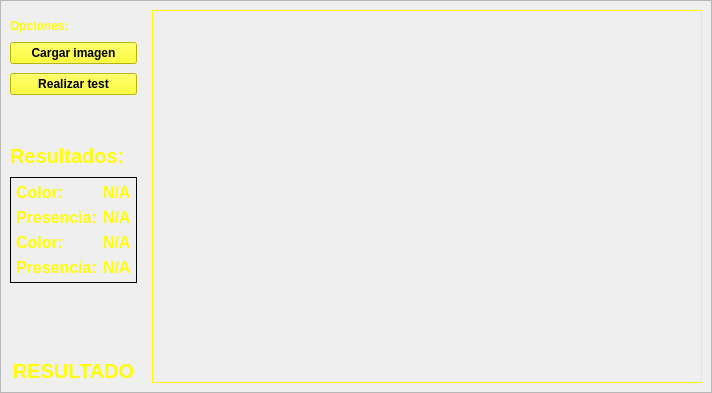
      <widget class="QWidget" name="tab_5">
       <attribute name="title">
        <string>TEST</string>
       </attribute>
       <layout class="QGridLayout" name="gridLayout_11">
        <property name="leftMargin">
         <number>0</number>
        </property>
        <property name="topMargin">
         <number>0</number>
        </property>
        <property name="rightMargin">
         <number>0</number>
        </property>
        <property name="bottomMargin">
         <number>0</number>
        </property>
        <property name="spacing">
         <number>0</number>
        </property>
        <item row="0" column="0">
         <widget class="QFrame" name="frame_5">
          <property name="frameShape">
           <enum>QFrame::StyledPanel</enum>
          </property>
          <property name="frameShadow">
           <enum>QFrame::Raised</enum>
          </property>
          <layout class="QGridLayout" name="gridLayout_10">
           <property name="horizontalSpacing">
            <number>15</number>
           </property>
           <property name="verticalSpacing">
            <number>9</number>
           </property>
           <item row="2" column="0">
            <widget class="QPushButton" name="cargarImagenTest">
             <property name="font">
              <font>
               <pointsize>9</pointsize>
               <weight>75</weight>
               <bold>true</bold>
              </font>
             </property>
             <property name="styleSheet">
              <string notr="true">
background-color: rgb(255, 255, 0);</string>
             </property>
             <property name="text">
              <string>Cargar imagen</string>
             </property>
            </widget>
           </item>
           <item row="11" column="0">
            <widget class="QLabel" name="resultadoGeneralLabel">
             <property name="font">
              <font>
               <pointsize>15</pointsize>
               <weight>75</weight>
               <bold>true</bold>
              </font>
             </property>
             <property name="styleSheet">
              <string notr="true">color: rgb(255, 255, 0);
background-color: qlineargradient(spread:pad, x1:1, y1:1, x2:1, y2:1, stop:0 rgba(0, 0, 0, 0), stop:1 rgba(255, 255, 255, 255));</string>
             </property>
             <property name="text">
              <string>RESULTADO</string>
             </property>
             <property name="alignment">
              <set>Qt::AlignCenter</set>
             </property>
            </widget>
           </item>
           <item row="0" column="1" rowspan="12">
            <widget class="QLabel" name="imagenTestLabel">
             <property name="minimumSize">
              <size>
               <width>550</width>
               <height>0</height>
              </size>
             </property>
             <property name="palette">
              <palette>
               <active>
                <colorrole role="WindowText">
                 <brush brushstyle="SolidPattern">
                  <color alpha="255">
                   <red>255</red>
                   <green>255</green>
                   <blue>0</blue>
                  </color>
                 </brush>
                </colorrole>
                <colorrole role="Button">
                 <brush brushstyle="LinearGradientPattern">
                  <gradient startx="0.000000000000000" starty="0.000000000000000" endx="1.000000000000000" endy="1.000000000000000" type="LinearGradient" spread="PadSpread" coordinatemode="ObjectBoundingMode">
                   <gradientstop position="0.000000000000000">
                    <color alpha="255">
                     <red>0</red>
                     <green>0</green>
                     <blue>0</blue>
                    </color>
                   </gradientstop>
                   <gradientstop position="1.000000000000000">
                    <color alpha="255">
                     <red>111</red>
                     <green>111</green>
                     <blue>111</blue>
                    </color>
                   </gradientstop>
                  </gradient>
                 </brush>
                </colorrole>
                <colorrole role="Base">
                 <brush brushstyle="LinearGradientPattern">
                  <gradient startx="0.000000000000000" starty="0.000000000000000" endx="1.000000000000000" endy="1.000000000000000" type="LinearGradient" spread="PadSpread" coordinatemode="ObjectBoundingMode">
                   <gradientstop position="0.000000000000000">
                    <color alpha="255">
                     <red>0</red>
                     <green>0</green>
                     <blue>0</blue>
                    </color>
                   </gradientstop>
                   <gradientstop position="1.000000000000000">
                    <color alpha="255">
                     <red>111</red>
                     <green>111</green>
                     <blue>111</blue>
                    </color>
                   </gradientstop>
                  </gradient>
                 </brush>
                </colorrole>
                <colorrole role="Window">
                 <brush brushstyle="LinearGradientPattern">
                  <gradient startx="0.000000000000000" starty="0.000000000000000" endx="1.000000000000000" endy="1.000000000000000" type="LinearGradient" spread="PadSpread" coordinatemode="ObjectBoundingMode">
                   <gradientstop position="0.000000000000000">
                    <color alpha="255">
                     <red>0</red>
                     <green>0</green>
                     <blue>0</blue>
                    </color>
                   </gradientstop>
                   <gradientstop position="1.000000000000000">
                    <color alpha="255">
                     <red>111</red>
                     <green>111</green>
                     <blue>111</blue>
                    </color>
                   </gradientstop>
                  </gradient>
                 </brush>
                </colorrole>
               </active>
               <inactive>
                <colorrole role="WindowText">
                 <brush brushstyle="SolidPattern">
                  <color alpha="255">
                   <red>255</red>
                   <green>255</green>
                   <blue>0</blue>
                  </color>
                 </brush>
                </colorrole>
                <colorrole role="Button">
                 <brush brushstyle="LinearGradientPattern">
                  <gradient startx="0.000000000000000" starty="0.000000000000000" endx="1.000000000000000" endy="1.000000000000000" type="LinearGradient" spread="PadSpread" coordinatemode="ObjectBoundingMode">
                   <gradientstop position="0.000000000000000">
                    <color alpha="255">
                     <red>0</red>
                     <green>0</green>
                     <blue>0</blue>
                    </color>
                   </gradientstop>
                   <gradientstop position="1.000000000000000">
                    <color alpha="255">
                     <red>111</red>
                     <green>111</green>
                     <blue>111</blue>
                    </color>
                   </gradientstop>
                  </gradient>
                 </brush>
                </colorrole>
                <colorrole role="Base">
                 <brush brushstyle="LinearGradientPattern">
                  <gradient startx="0.000000000000000" starty="0.000000000000000" endx="1.000000000000000" endy="1.000000000000000" type="LinearGradient" spread="PadSpread" coordinatemode="ObjectBoundingMode">
                   <gradientstop position="0.000000000000000">
                    <color alpha="255">
                     <red>0</red>
                     <green>0</green>
                     <blue>0</blue>
                    </color>
                   </gradientstop>
                   <gradientstop position="1.000000000000000">
                    <color alpha="255">
                     <red>111</red>
                     <green>111</green>
                     <blue>111</blue>
                    </color>
                   </gradientstop>
                  </gradient>
                 </brush>
                </colorrole>
                <colorrole role="Window">
                 <brush brushstyle="LinearGradientPattern">
                  <gradient startx="0.000000000000000" starty="0.000000000000000" endx="1.000000000000000" endy="1.000000000000000" type="LinearGradient" spread="PadSpread" coordinatemode="ObjectBoundingMode">
                   <gradientstop position="0.000000000000000">
                    <color alpha="255">
                     <red>0</red>
                     <green>0</green>
                     <blue>0</blue>
                    </color>
                   </gradientstop>
                   <gradientstop position="1.000000000000000">
                    <color alpha="255">
                     <red>111</red>
                     <green>111</green>
                     <blue>111</blue>
                    </color>
                   </gradientstop>
                  </gradient>
                 </brush>
                </colorrole>
               </inactive>
               <disabled>
                <colorrole role="WindowText">
                 <brush brushstyle="SolidPattern">
                  <color alpha="255">
                   <red>120</red>
                   <green>120</green>
                   <blue>120</blue>
                  </color>
                 </brush>
                </colorrole>
                <colorrole role="Button">
                 <brush brushstyle="LinearGradientPattern">
                  <gradient startx="0.000000000000000" starty="0.000000000000000" endx="1.000000000000000" endy="1.000000000000000" type="LinearGradient" spread="PadSpread" coordinatemode="ObjectBoundingMode">
                   <gradientstop position="0.000000000000000">
                    <color alpha="255">
                     <red>0</red>
                     <green>0</green>
                     <blue>0</blue>
                    </color>
                   </gradientstop>
                   <gradientstop position="1.000000000000000">
                    <color alpha="255">
                     <red>111</red>
                     <green>111</green>
                     <blue>111</blue>
                    </color>
                   </gradientstop>
                  </gradient>
                 </brush>
                </colorrole>
                <colorrole role="Base">
                 <brush brushstyle="LinearGradientPattern">
                  <gradient startx="0.000000000000000" starty="0.000000000000000" endx="1.000000000000000" endy="1.000000000000000" type="LinearGradient" spread="PadSpread" coordinatemode="ObjectBoundingMode">
                   <gradientstop position="0.000000000000000">
                    <color alpha="255">
                     <red>0</red>
                     <green>0</green>
                     <blue>0</blue>
                    </color>
                   </gradientstop>
                   <gradientstop position="1.000000000000000">
                    <color alpha="255">
                     <red>111</red>
                     <green>111</green>
                     <blue>111</blue>
                    </color>
                   </gradientstop>
                  </gradient>
                 </brush>
                </colorrole>
                <colorrole role="Window">
                 <brush brushstyle="LinearGradientPattern">
                  <gradient startx="0.000000000000000" starty="0.000000000000000" endx="1.000000000000000" endy="1.000000000000000" type="LinearGradient" spread="PadSpread" coordinatemode="ObjectBoundingMode">
                   <gradientstop position="0.000000000000000">
                    <color alpha="255">
                     <red>0</red>
                     <green>0</green>
                     <blue>0</blue>
                    </color>
                   </gradientstop>
                   <gradientstop position="1.000000000000000">
                    <color alpha="255">
                     <red>111</red>
                     <green>111</green>
                     <blue>111</blue>
                    </color>
                   </gradientstop>
                  </gradient>
                 </brush>
                </colorrole>
               </disabled>
              </palette>
             </property>
             <property name="frameShape">
              <enum>QFrame::Box</enum>
             </property>
             <property name="text">
              <string/>
             </property>
             <property name="scaledContents">
              <bool>true</bool>
             </property>
            </widget>
           </item>
           <item row="3" column="0">
            <widget class="QPushButton" name="realizarTestButton">
             <property name="font">
              <font>
               <pointsize>9</pointsize>
               <weight>75</weight>
               <bold>true</bold>
              </font>
             </property>
             <property name="styleSheet">
              <string notr="true">
background-color: rgb(255, 255, 0);</string>
             </property>
             <property name="text">
              <string>Realizar test</string>
             </property>
            </widget>
           </item>
           <item row="10" column="0">
            <spacer name="verticalSpacer_6">
             <property name="orientation">
              <enum>Qt::Vertical</enum>
             </property>
             <property name="sizeHint" stdset="0">
              <size>
               <width>20</width>
               <height>40</height>
              </size>
             </property>
            </spacer>
           </item>
           <item row="1" column="0">
            <widget class="QLabel" name="label_11">
             <property name="font">
              <font>
               <pointsize>9</pointsize>
               <weight>75</weight>
               <bold>true</bold>
              </font>
             </property>
             <property name="styleSheet">
              <string notr="true">color: rgb(255, 255, 0);
background-color: qlineargradient(spread:pad, x1:1, y1:1, x2:1, y2:1, stop:0 rgba(0, 0, 0, 0), stop:1 rgba(255, 255, 255, 255));</string>
             </property>
             <property name="text">
              <string>Opciones:</string>
             </property>
            </widget>
           </item>
           <item row="4" column="0">
            <spacer name="verticalSpacer_7">
             <property name="orientation">
              <enum>Qt::Vertical</enum>
             </property>
             <property name="sizeType">
              <enum>QSizePolicy::Preferred</enum>
             </property>
             <property name="sizeHint" stdset="0">
              <size>
               <width>20</width>
               <height>40</height>
              </size>
             </property>
            </spacer>
           </item>
           <item row="5" column="0">
            <widget class="QLabel" name="label_13">
             <property name="font">
              <font>
               <pointsize>15</pointsize>
               <weight>75</weight>
               <bold>true</bold>
              </font>
             </property>
             <property name="styleSheet">
              <string notr="true">color: rgb(255, 255, 0);
background-color: qlineargradient(spread:pad, x1:1, y1:1, x2:1, y2:1, stop:0 rgba(0, 0, 0, 0), stop:1 rgba(255, 255, 255, 255));</string>
             </property>
             <property name="text">
              <string>Resultados:</string>
             </property>
            </widget>
           </item>
           <item row="6" column="0">
            <widget class="QFrame" name="frame_6">
             <property name="styleSheet">
              <string notr="true">background-color: qlineargradient(spread:pad, x1:1, y1:1, x2:1, y2:1, stop:0 rgba(0, 0, 0, 0), stop:1 rgba(255, 255, 255, 255));</string>
             </property>
             <property name="frameShape">
              <enum>QFrame::StyledPanel</enum>
             </property>
             <property name="frameShadow">
              <enum>QFrame::Raised</enum>
             </property>
             <layout class="QGridLayout" name="gridLayout_12">
              <property name="leftMargin">
               <number>5</number>
              </property>
              <property name="topMargin">
               <number>5</number>
              </property>
              <property name="rightMargin">
               <number>5</number>
              </property>
              <property name="bottomMargin">
               <number>5</number>
              </property>
              <item row="1" column="1">
               <widget class="QLabel" name="resultadoPresenciaLabel">
                <property name="font">
                 <font>
                  <pointsize>12</pointsize>
                  <weight>75</weight>
                  <bold>true</bold>
                 </font>
                </property>
                <property name="styleSheet">
                 <string notr="true">color: rgb(255, 255, 0);
background-color: qlineargradient(spread:pad, x1:1, y1:1, x2:1, y2:1, stop:0 rgba(0, 0, 0, 0), stop:1 rgba(255, 255, 255, 255));</string>
                </property>
                <property name="text">
                 <string>N/A</string>
                </property>
               </widget>
              </item>
              <item row="0" column="1">
               <widget class="QLabel" name="resultadoColorLabel">
                <property name="font">
                 <font>
                  <pointsize>12</pointsize>
                  <weight>75</weight>
                  <bold>true</bold>
                 </font>
                </property>
                <property name="styleSheet">
                 <string notr="true">color: rgb(255, 255, 0);
background-color: qlineargradient(spread:pad, x1:1, y1:1, x2:1, y2:1, stop:0 rgba(0, 0, 0, 0), stop:1 rgba(255, 255, 255, 255));</string>
                </property>
                <property name="text">
                 <string>N/A</string>
                </property>
               </widget>
              </item>
              <item row="0" column="0">
               <widget class="QLabel" name="label_14">
                <property name="font">
                 <font>
                  <pointsize>12</pointsize>
                  <weight>75</weight>
                  <bold>true</bold>
                 </font>
                </property>
                <property name="styleSheet">
                 <string notr="true">color: rgb(255, 255, 0);
background-color: qlineargradient(spread:pad, x1:1, y1:1, x2:1, y2:1, stop:0 rgba(0, 0, 0, 0), stop:1 rgba(255, 255, 255, 255));</string>
                </property>
                <property name="text">
                 <string>Color:</string>
                </property>
               </widget>
              </item>
              <item row="4" column="1">
               <widget class="QLabel" name="porcentajePresenciaRes">
                <property name="font">
                 <font>
                  <pointsize>12</pointsize>
                  <weight>75</weight>
                  <bold>true</bold>
                 </font>
                </property>
                <property name="styleSheet">
                 <string notr="true">color: rgb(255, 255, 0);
background-color: qlineargradient(spread:pad, x1:1, y1:1, x2:1, y2:1, stop:0 rgba(0, 0, 0, 0), stop:1 rgba(255, 255, 255, 255));</string>
                </property>
                <property name="text">
                 <string>N/A</string>
                </property>
               </widget>
              </item>
              <item row="3" column="1">
               <widget class="QLabel" name="porcentajeColorRes">
                <property name="font">
                 <font>
                  <pointsize>12</pointsize>
                  <weight>75</weight>
                  <bold>true</bold>
                 </font>
                </property>
                <property name="styleSheet">
                 <string notr="true">color: rgb(255, 255, 0);
background-color: qlineargradient(spread:pad, x1:1, y1:1, x2:1, y2:1, stop:0 rgba(0, 0, 0, 0), stop:1 rgba(255, 255, 255, 255));</string>
                </property>
                <property name="text">
                 <string>N/A</string>
                </property>
               </widget>
              </item>
              <item row="3" column="0">
               <widget class="QLabel" name="label_17">
                <property name="font">
                 <font>
                  <pointsize>12</pointsize>
                  <weight>75</weight>
                  <bold>true</bold>
                 </font>
                </property>
                <property name="styleSheet">
                 <string notr="true">color: rgb(255, 255, 0);
background-color: qlineargradient(spread:pad, x1:1, y1:1, x2:1, y2:1, stop:0 rgba(0, 0, 0, 0), stop:1 rgba(255, 255, 255, 255));</string>
                </property>
                <property name="text">
                 <string>Color:</string>
                </property>
               </widget>
              </item>
              <item row="4" column="0">
               <widget class="QLabel" name="label_19">
                <property name="font">
                 <font>
                  <pointsize>12</pointsize>
                  <weight>75</weight>
                  <bold>true</bold>
                 </font>
                </property>
                <property name="styleSheet">
                 <string notr="true">color: rgb(255, 255, 0);
background-color: qlineargradient(spread:pad, x1:1, y1:1, x2:1, y2:1, stop:0 rgba(0, 0, 0, 0), stop:1 rgba(255, 255, 255, 255));</string>
                </property>
                <property name="text">
                 <string>Presencia:</string>
                </property>
               </widget>
              </item>
              <item row="1" column="0">
               <widget class="QLabel" name="label_15">
                <property name="font">
                 <font>
                  <pointsize>12</pointsize>
                  <weight>75</weight>
                  <bold>true</bold>
                 </font>
                </property>
                <property name="styleSheet">
                 <string notr="true">color: rgb(255, 255, 0);
background-color: qlineargradient(spread:pad, x1:1, y1:1, x2:1, y2:1, stop:0 rgba(0, 0, 0, 0), stop:1 rgba(255, 255, 255, 255));</string>
                </property>
                <property name="text">
                 <string>Presencia:</string>
                </property>
               </widget>
              </item>
             </layout>
            </widget>
           </item>
          </layout>
         </widget>
        </item>
       </layout>
      </widget>
